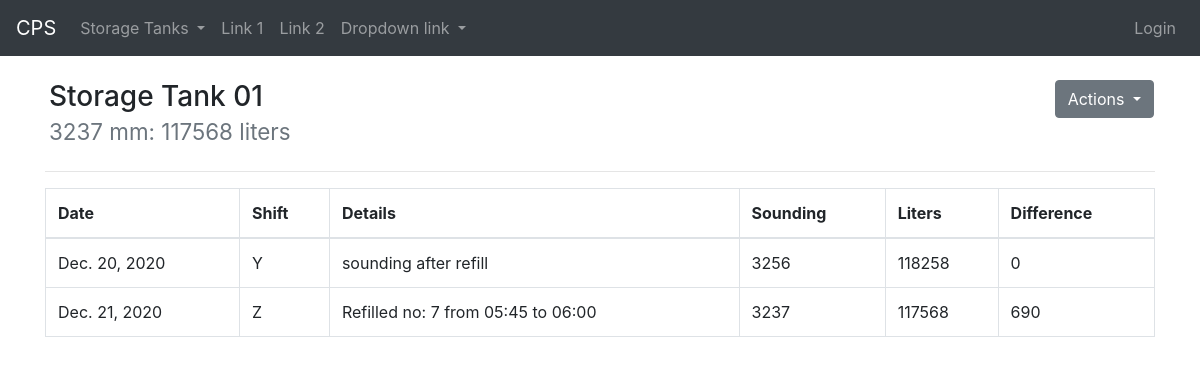
Page /storagetank/1/ on the earlier database version.
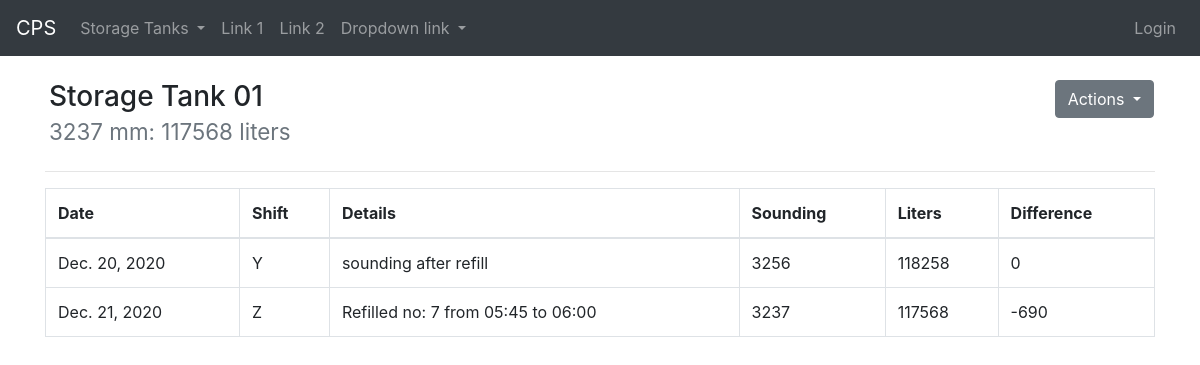
Same page on the later database version.
### cps/models.py (models this page shows)
class StorageTankRecord(models.Model):
    class Meta:
        db_table = 'tblStorageTankRecords'
    record_date = models.DateField()
    record_time = models.TimeField()
    shift = models.CharField(max_length=1)
    storage_tank = models.ForeignKey(
        'StorageTank',
        on_delete=models.CASCADE
    )
    details = models.CharField(max_length=255)
    sounding = models.IntegerField()
    liters = models.IntegerField()
    diff = models.IntegerField()

### cps/views/storagetank.py (the view)
# urls.py: path('storagetank/<int:no>/', views.storagetank.view, name='cps.storagetanks.view'),
def view(request, no):
    id = StorageTank.objects.get(no=no).id
    records = StorageTankRecord.objects.filter(storage_tank=id)\
        .order_by('record_date', 'record_time')
    no = '{:02d}'.format(no)
    in_use = StorageTank.objects.get(pk=id).in_use
    context = {
        "last_record": records[len(records) - 1],
        "in_use": in_use,
        "records": records,
        "no": no
    }
    return render(request, 'storagetank/view.html', context)

### cps/templates/storagetank/view.html (shortened to what this page needs)
{% extends "_base.html" %}
{% block content %}
<div class="row ml-1">
    <div>
        <h3>Storage Tank {{ no }}
            <br>
            <small class="text-muted">
                {{ last_record.sounding }} mm: {{ last_record.liters }} liters
            </small>
        </h3>
    </div>
    <div class="ml-auto mr-3">
        <div class="dropdown">
            <button class="btn btn-secondary dropdown-toggle" type="button" id="btnActions" data-toggle="dropdown" aria-haspopup="true" aria-expanded="false">
                Actions
            </button>
        </div>
    </div>
</div>
<hr>
<table class="table table-bordered table-hover">
    <thead>
        <tr>
            <th scope="col">Date</th>
            <th scope="col">Shift</th>
            <th scope="col">Details</th>
            <th scope="col">Sounding</th>
            <th scope="col">Liters</th>
            <th scope="col">Difference</th>
        </tr>
    </thead>
    <tbody>
        {% for record in records %}
            <tr>
                <td>{{ record.record_date }}</td>
                <td>{{ record.shift }}</td>
                <td>{{ record.details }}</td>
                <td>{{ record.sounding }}</td>
                <td>{{ record.liters }}</td>
                <td>{{ record.diff }}</td>
            </tr>
        {% endfor %}
    </tbody>
</table>
{% endblock %}

Differences in the rows shown:
changed StorageTankRecord "Dec. 21, 2020": diff "690" → "-690"
